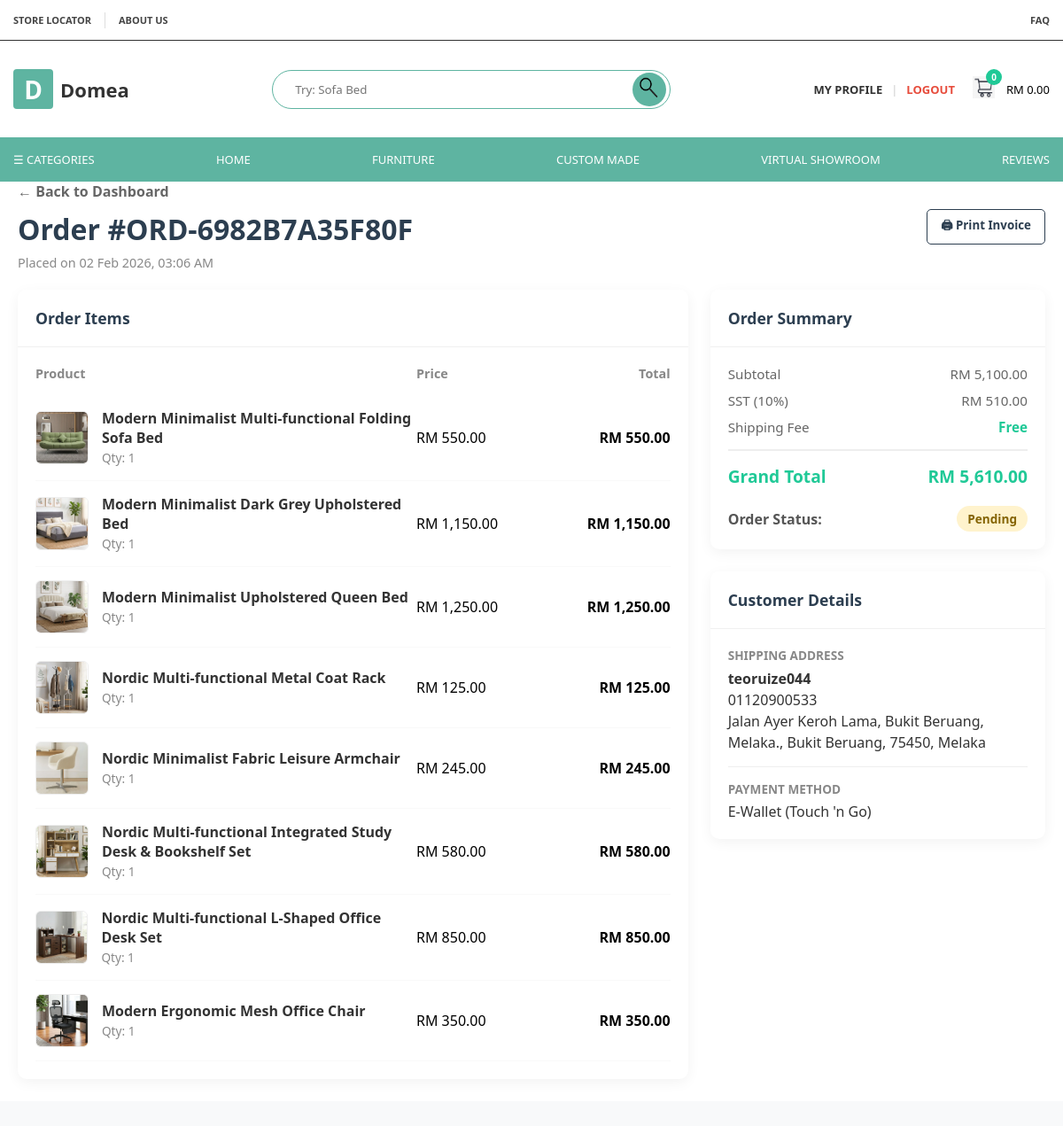
The page /ORDER-DETAILS.php?id=12 (signed in) on the database its author committed.
### tables this page shows
CREATE TABLE `orders` (
  `id` int(11) NOT NULL,
  `order_id` varchar(50) NOT NULL,
  `user_id` int(11) NOT NULL,
  `customer_name` varchar(100) NOT NULL,
  `email` varchar(100) DEFAULT NULL,
  `phone` varchar(20) DEFAULT NULL,
  `address` text DEFAULT NULL,
  `product_name` varchar(255) NOT NULL,
  `price` decimal(10,2) NOT NULL,
  `grand_total` decimal(10,2) DEFAULT NULL,
  `status` enum('Pending','Processing','Shipped','Delivered','Completed','Cancelled') DEFAULT 'Pending',
  `order_date` timestamp NOT NULL DEFAULT current_timestamp(),
  `product_image` varchar(255) DEFAULT NULL,
  `product_variant` varchar(50) DEFAULT 'Standard',
  `quantity` int(11) DEFAULT 1,
  `payment_method` varchar(50) DEFAULT 'Credit Card',
  `transaction_id` varchar(50) DEFAULT NULL,
  `payment_status` enum('Paid','Unpaid') DEFAULT 'Unpaid',
  `tracking_number` varchar(50) DEFAULT NULL,
  `courier` varchar(50) DEFAULT NULL,
  `order_notes` text DEFAULT NULL
);

CREATE TABLE `order_items` (
  `item_id` int(11) NOT NULL,
  `order_id` int(11) NOT NULL,
  `product_id` int(11) NOT NULL,
  `quantity` int(11) NOT NULL,
  `price` decimal(10,2) NOT NULL
);

CREATE TABLE `products` (
  `product_id` int(11) NOT NULL,
  `category_id` int(11) NOT NULL,
  `product_name` varchar(255) NOT NULL,
  `description` text DEFAULT NULL,
  `price` decimal(10,2) NOT NULL DEFAULT 0.00,
  `stock_quantity` int(11) DEFAULT 0,
  `product_image` varchar(255) DEFAULT 'default_product.png',
  `image_gallery_1` varchar(255) DEFAULT NULL,
  `image_gallery_2` varchar(255) DEFAULT NULL,
  `image_gallery_3` varchar(255) DEFAULT NULL,
  `status` enum('Active','Inactive') DEFAULT 'Active',
  `created_at` timestamp NOT NULL DEFAULT current_timestamp(),
  `brand` varchar(100) DEFAULT NULL,
  `tags` varchar(255) DEFAULT NULL,
  `compare_at_price` decimal(10,2) DEFAULT 0.00,
  `cost_price` decimal(10,2) DEFAULT 0.00,
  `sku` varchar(50) DEFAULT NULL,
  `low_stock_alert` int(11) DEFAULT 5,
  `variants_color` varchar(100) DEFAULT NULL,
  `variants_size` varchar(100) DEFAULT NULL,
  `variants_material` varchar(100) DEFAULT NULL,
  `weight` decimal(10,2) DEFAULT 0.00,
  `dimensions` varchar(50) DEFAULT NULL
);

### ORDER-DETAILS.php (the view, shortened to what this page needs)
<?php
include 'db_conn.php';
$user_id = $_SESSION['user_id'];
$order_db_id = intval($_GET['id']);
$sql = "SELECT * FROM orders WHERE id = $order_db_id AND user_id = $user_id";
$result = $conn->query($sql);
$order = $result->fetch_assoc();
$sql_items = "SELECT oi.*, p.product_name, p.product_image, p.price as current_price
              FROM order_items oi
              JOIN products p ON oi.product_id = p.product_id
              WHERE oi.order_id = $order_db_id";
$items_result = $conn->query($sql_items);
?>
<!DOCTYPE html>
<html lang="en">
<head>
    <link rel="stylesheet" href="style.css">
</head>
<body>
    <?php include 'navbar.php'; ?>
    <div class="page-content">
        <div class="details-page-container">
            <div class="header-section">
                <div>
                    <a href="USER-DASHBOARD.php" class="back-link">← Back to Dashboard</a>
                    <h1 style="margin: 10px 0 5px 0; color:#2c3e50;">Order #<?php echo htmlspecialchars($order['order_id']); ?></h1>
                    <span style="color:#888; font-size:0.9rem;">Placed on <?php echo date("d M Y, h:i A", strtotime($order['order_date'])); ?></span>
                </div>
                <button onclick="window.print()" class="btn-print">🖨 Print Invoice</button>
            </div>
            <div class="details-grid">
                <div class="left-col">
                    <div class="card">
                        <div class="card-header">Order Items</div>
                        <div class="card-body">
                            <table class="items-table">
                                <thead>
                                    <tr>
                                        <th width="60%">Product</th>
                                        <th width="20%">Price</th>
                                        <th width="20%" style="text-align:right;">Total</th>
                                    </tr>
                                </thead>
                                <tbody>
                                    <?php
                                    $calc_subtotal = 0;
                                    if ($items_result->num_rows > 0) {
                                        while($item = $items_result->fetch_assoc()) {
                                            $line_total = $item['price'] * $item['quantity'];
                                            $calc_subtotal += $line_total;
                                            ?>
                                            <tr>
                                                <td>
                                                    <div class="product-flex">
                                                        <img src="img/<?php echo $item['product_image']; ?>" class="thumb-img" alt="Img">
                                                        <div>
                                                            <span class="p-name"><?php echo htmlspecialchars($item['product_name']); ?></span>
                                                            <span class="p-price">Qty: <?php echo $item['quantity']; ?></span>
                                                        </div>
                                                    </div>
                                                </td>
                                                <td>RM <?php echo number_format($item['price'], 2); ?></td>
                                                <td style="font-weight:bold;">RM <?php echo number_format($line_total, 2); ?></td>
                                            </tr>
                                            <?php
                                        }
                                    }
                                    $sst_amount = $calc_subtotal * 0.10;
                                    $shipping_fee = $order['grand_total'] - $calc_subtotal - $sst_amount;
                                    ?>
                                </tbody>
                            </table>
                        </div>
                    </div>
                </div>
                <div class="right-col">
                    <div class="card">
                        <div class="card-header">Order Summary</div>
                        <div class="card-body">
                            <div class="summary-row">
                                <span>Subtotal</span>
                                <span>RM <?php echo number_format($calc_subtotal, 2); ?></span>
                            </div>
                            <div class="summary-row">
                                <span>SST (10%)</span>
                                <span>RM <?php echo number_format($sst_amount, 2); ?></span>
                            </div>
                            <div class="summary-row">
                                <span>Shipping Fee</span>
                                <span>
                                    <?php
                                    if ($shipping_fee <= 0.01) {
                                        echo '<span style="color:#20c997; font-weight:bold;">Free</span>';
                                    } else {
                                        echo 'RM ' . number_format($shipping_fee, 2);
                                    }
                                    ?>
                                </span>
                            </div>
                            <div class="summary-row summary-total">
                                <span>Grand Total</span>
                                <span>RM <?php echo number_format($order['grand_total'], 2); ?></span>
                            </div>
                            <div style="margin-top:20px;">
                                <?php
                                    $st = $order['status'];
                                    $class = 'status-' . str_replace(' ', '', $st);
                                ?>
                                <div style="display:flex; justify-content:space-between; align-items:center;">
                                    <span style="font-weight:600; color:#555;">Order Status:</span>
                                    <span class="status-badge <?php echo $class; ?>"><?php echo $st; ?></span>
                                </div>
                            </div>
                        </div>
                    </div>
                    <div class="card">
                        <div class="card-header">Customer Details</div>
                        <div class="card-body">
                            <div style="margin-bottom:15px;">
                                <div style="color:#888; font-size:0.85rem; font-weight:bold; margin-bottom:5px;">SHIPPING ADDRESS</div>
                                <div style="color:#333; line-height:1.5;">
                                    <strong><?php echo htmlspecialchars($order['customer_name']); ?></strong><br>
                                    <?php echo htmlspecialchars($order['phone']); ?><br>
                                    <?php echo nl2br(htmlspecialchars($order['address'])); ?>
                                </div>
                            </div>
                            <hr style="border:0; border-top:1px solid #eee; margin:15px 0;">
                            <div>
                                <div style="color:#888; font-size:0.85rem; font-weight:bold; margin-bottom:5px;">PAYMENT METHOD</div>
                                <div style="color:#333;">
                                    <?php echo htmlspecialchars($order['payment_method']); ?>
                                </div>
                            </div>
                        </div>
                    </div>
                </div>
            </div>
        </div>
    </div>
</body>
</html>

### style.css (style rules this page uses)
* { margin: 0; padding: 0; box-sizing: border-box; font-family: 'Segoe UI', Tahoma, Geneva, Verdana, sans-serif; }
.page-content { margin-top: 205px; background: white; }

### ORDER-DETAILS.php (style rules this page uses)
body { background-color: #f8f9fa; }
.details-page-container { max-width: 1200px; margin: 40px auto; padding: 0 20px; }
.header-section { display: flex; justify-content: space-between; align-items: center; margin-bottom: 20px; }
.back-link { text-decoration: none; color: #666; font-weight: 600; display: inline-flex; align-items: center; gap: 5px; transition: 0.3s; }
.btn-print { background: white; border: 1px solid #2c3e50; color: #2c3e50; padding: 8px 15px; border-radius: 5px; cursor: pointer; font-weight: bold; }
.details-grid { display: grid; grid-template-columns: 2fr 1fr; gap: 25px; }
.card { background: white; border-radius: 10px; box-shadow: 0 4px 15px rgba(0,0,0,0.05); margin-bottom: 25px; overflow: hidden; }
.card-header { padding: 20px; border-bottom: 1px solid #f0f0f0; font-size: 1.1rem; font-weight: 700; color: #2c3e50; background: #fff; }
.card-body { padding: 20px; }
.items-table { width: 100%; border-collapse: collapse; }
.items-table th { text-align: left; color: #888; font-size: 0.9rem; padding-bottom: 15px; }
.items-table td { padding: 15px 0; border-bottom: 1px solid #f9f9f9; vertical-align: middle; }
.items-table td:last-child { text-align: right; }
.product-flex { display: flex; align-items: center; gap: 15px; }
.thumb-img { width: 60px; height: 60px; border-radius: 6px; object-fit: cover; border: 1px solid #eee; }
.p-name { font-weight: 600; color: #333; display: block; }
.p-price { font-size: 0.85rem; color: #888; }
.summary-row { display: flex; justify-content: space-between; margin-bottom: 10px; color: #666; font-size: 0.95rem; }
.summary-total { border-top: 2px solid #eee; margin-top: 15px; padding-top: 15px; font-size: 1.2rem; font-weight: 800; color: #20c997; }
.status-badge { padding: 5px 12px; border-radius: 20px; font-size: 0.85rem; font-weight: bold; display: inline-block; }
.status-Pending { background: #fff3cd; color: #856404; }

### rows shown on the page
orders: order "ORD-6982B7A35F80F", order_date "02 Feb 2026, 03:06 AM", grand_total "5,610.00", status "Pending", customer_name "teoruize044", phone "01120900533", address "Jalan Ayer Keroh Lama, Bukit Beruang, Melaka., Bukit Beruang, 75450, Melaka", payment_method "E-Wallet (Touch 'n Go)"
order_items: product.product_image (picture), product.product_name "Modern Minimalist Multi-functional Folding Sofa Bed", quantity "1", price "550.00"
order_items: product.product_image (picture), product.product_name "Modern Minimalist Dark Grey Upholstered Bed", quantity "1", price "1,150.00", line_total "1,150.00"
order_items: product.product_image (picture), product.product_name "Modern Minimalist Upholstered Queen Bed", quantity "1", price "1,250.00", line_total "1,250.00"
order_items: product.product_image (picture), product.product_name "Nordic Multi-functional Metal Coat Rack", quantity "1", price "125.00"
order_items: product.product_image (picture), product.product_name "Nordic Minimalist Fabric Leisure Armchair", quantity "1", price "245.00"
order_items: product.product_image (picture), product.product_name "Nordic Multi-functional Integrated Study Desk & Bookshelf Set", quantity "1", price "580.00"
order_items: product.product_image (picture), product.product_name "Nordic Multi-functional L-Shaped Office Desk Set", quantity "1", price "850.00"
order_items: product.product_image (picture), product.product_name "Modern Ergonomic Mesh Office Chair", quantity "1", price "350.00"

### other values the page prints
$nav_cart_count "0"
$nav_cart_total "0.00"
$calc_subtotal "5,100.00"
$sst_amount "510.00"
